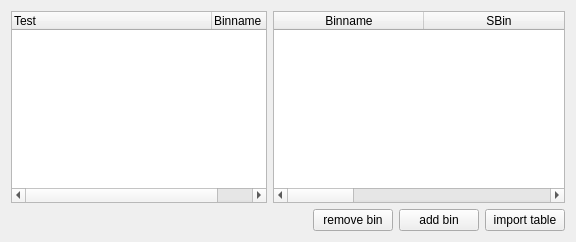
       <widget class="QWidget" name="binningTab">
        <attribute name="title">
         <string>Binning</string>
        </attribute>
        <layout class="QGridLayout" name="gridLayout_5">
         <item row="1" column="0">
          <widget class="QTreeWidget" name="binning_tree">
           <property name="maximumSize">
            <size>
             <width>350</width>
             <height>16777215</height>
            </size>
           </property>
           <attribute name="headerDefaultSectionSize">
            <number>200</number>
           </attribute>
           <column>
            <property name="text">
             <string>Test</string>
            </property>
           </column>
           <column>
            <property name="text">
             <string>Binname</string>
            </property>
           </column>
          </widget>
         </item>
         <item row="2" column="2">
          <layout class="QHBoxLayout" name="horizontalLayout_7">
           <item>
            <spacer name="horizontalSpacer_12">
             <property name="orientation">
              <enum>Qt::Horizontal</enum>
             </property>
             <property name="sizeHint" stdset="0">
              <size>
               <width>40</width>
               <height>20</height>
              </size>
             </property>
            </spacer>
           </item>
           <item>
            <widget class="QPushButton" name="remove_bin">
             <property name="text">
              <string>remove bin</string>
             </property>
             <property name="autoDefault">
              <bool>false</bool>
             </property>
            </widget>
           </item>
           <item>
            <widget class="QPushButton" name="add_bin">
             <property name="text">
              <string>add bin</string>
             </property>
             <property name="autoDefault">
              <bool>false</bool>
             </property>
            </widget>
           </item>
           <item>
            <widget class="QPushButton" name="import_bin_table">
             <property name="text">
              <string>import table</string>
             </property>
             <property name="autoDefault">
              <bool>false</bool>
             </property>
            </widget>
           </item>
          </layout>
         </item>
         <item row="1" column="2">
          <widget class="QTableWidget" name="binning_table">
           <property name="autoScrollMargin">
            <number>16</number>
           </property>
           <attribute name="horizontalHeaderMinimumSectionSize">
            <number>90</number>
           </attribute>
           <attribute name="horizontalHeaderDefaultSectionSize">
            <number>150</number>
           </attribute>
           <column>
            <property name="text">
             <string>Binname</string>
            </property>
           </column>
           <column>
            <property name="text">
             <string>SBin</string>
            </property>
           </column>
           <column>
            <property name="text">
             <string>Group</string>
            </property>
           </column>
           <column>
            <property name="text">
             <string>Description</string>
            </property>
           </column>
          </widget>
         </item>
        </layout>
       </widget>
